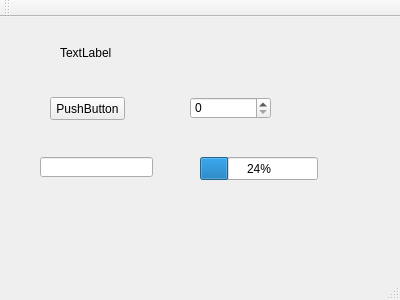
<?xml version="1.0" encoding="UTF-8"?>
<ui version="4.0">
 <class>MainWindow</class>
 <widget class="QMainWindow" name="MainWindow">
  <property name="geometry">
   <rect>
    <x>0</x>
    <y>0</y>
    <width>400</width>
    <height>300</height>
   </rect>
  </property>
  <property name="windowTitle">
   <string>MainWindow</string>
  </property>
  <widget class="QWidget" name="centralWidget">
   <widget class="QPushButton" name="pushButton">
    <property name="geometry">
     <rect>
      <x>50</x>
      <y>80</y>
      <width>75</width>
      <height>23</height>
     </rect>
    </property>
    <property name="text">
     <string>PushButton</string>
    </property>
   </widget>
   <widget class="QLineEdit" name="lineEdit">
    <property name="geometry">
     <rect>
      <x>40</x>
      <y>140</y>
      <width>113</width>
      <height>20</height>
     </rect>
    </property>
   </widget>
   <widget class="QProgressBar" name="progressBar">
    <property name="geometry">
     <rect>
      <x>200</x>
      <y>140</y>
      <width>118</width>
      <height>23</height>
     </rect>
    </property>
    <property name="value">
     <number>24</number>
    </property>
   </widget>
   <widget class="QSpinBox" name="spinBox">
    <property name="geometry">
     <rect>
      <x>190</x>
      <y>80</y>
      <width>81</width>
      <height>22</height>
     </rect>
    </property>
   </widget>
   <widget class="QLabel" name="label">
    <property name="geometry">
     <rect>
      <x>60</x>
      <y>30</y>
      <width>54</width>
      <height>12</height>
     </rect>
    </property>
    <property name="text">
     <string>TextLabel</string>
    </property>
   </widget>
  </widget>
  <widget class="QMenuBar" name="menuBar">
   <property name="geometry">
    <rect>
     <x>0</x>
     <y>0</y>
     <width>400</width>
     <height>19</height>
    </rect>
   </property>
  </widget>
  <widget class="QToolBar" name="mainToolBar">
   <attribute name="toolBarArea">
    <enum>TopToolBarArea</enum>
   </attribute>
   <attribute name="toolBarBreak">
    <bool>false</bool>
   </attribute>
  </widget>
  <widget class="QStatusBar" name="statusBar"/>
 </widget>
 <layoutdefault spacing="6" margin="11"/>
 <resources/>
 <connections/>
</ui>
